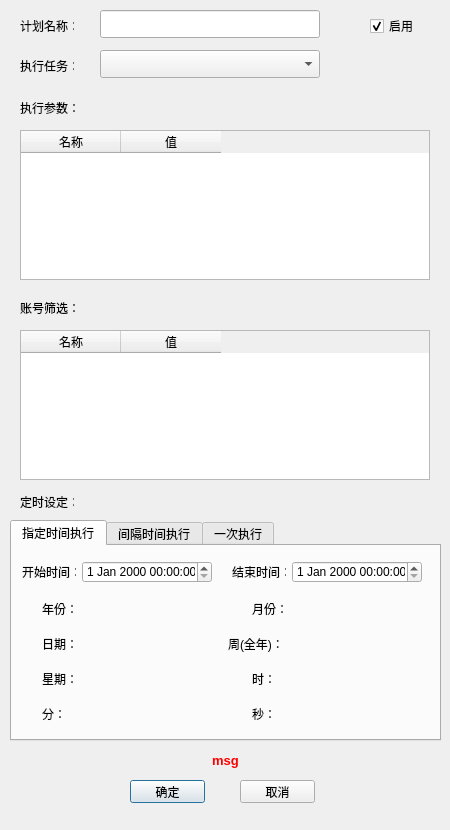
<?xml version="1.0" encoding="UTF-8"?>
<ui version="4.0">
 <class>Dialog</class>
 <widget class="QDialog" name="Dialog">
  <property name="geometry">
   <rect>
    <x>0</x>
    <y>0</y>
    <width>450</width>
    <height>830</height>
   </rect>
  </property>
  <property name="minimumSize">
   <size>
    <width>450</width>
    <height>830</height>
   </size>
  </property>
  <property name="maximumSize">
   <size>
    <width>450</width>
    <height>830</height>
   </size>
  </property>
  <property name="windowTitle">
   <string>任务计划</string>
  </property>
  <widget class="QLabel" name="label">
   <property name="geometry">
    <rect>
     <x>20</x>
     <y>300</y>
     <width>91</width>
     <height>16</height>
    </rect>
   </property>
   <property name="text">
    <string>账号筛选：</string>
   </property>
  </widget>
  <widget class="QLabel" name="label_2">
   <property name="geometry">
    <rect>
     <x>20</x>
     <y>20</y>
     <width>54</width>
     <height>12</height>
    </rect>
   </property>
   <property name="text">
    <string>计划名称：</string>
   </property>
  </widget>
  <widget class="QLineEdit" name="lineEditName">
   <property name="geometry">
    <rect>
     <x>100</x>
     <y>10</y>
     <width>220</width>
     <height>28</height>
    </rect>
   </property>
  </widget>
  <widget class="QCheckBox" name="checkBoxEnable">
   <property name="geometry">
    <rect>
     <x>370</x>
     <y>18</y>
     <width>71</width>
     <height>16</height>
    </rect>
   </property>
   <property name="text">
    <string>启用</string>
   </property>
   <property name="checked">
    <bool>true</bool>
   </property>
  </widget>
  <widget class="QTableWidget" name="tableWidgetAccountParams">
   <property name="geometry">
    <rect>
     <x>20</x>
     <y>330</y>
     <width>410</width>
     <height>150</height>
    </rect>
   </property>
   <column>
    <property name="text">
     <string>名称</string>
    </property>
   </column>
   <column>
    <property name="text">
     <string>值</string>
    </property>
   </column>
  </widget>
  <widget class="QLabel" name="label_3">
   <property name="geometry">
    <rect>
     <x>20</x>
     <y>60</y>
     <width>54</width>
     <height>12</height>
    </rect>
   </property>
   <property name="text">
    <string>执行任务：</string>
   </property>
  </widget>
  <widget class="QComboBox" name="comboBoxTask">
   <property name="geometry">
    <rect>
     <x>100</x>
     <y>50</y>
     <width>220</width>
     <height>28</height>
    </rect>
   </property>
   <property name="styleSheet">
    <string notr="true"/>
   </property>
  </widget>
  <widget class="QLabel" name="labelParams">
   <property name="geometry">
    <rect>
     <x>20</x>
     <y>100</y>
     <width>401</width>
     <height>16</height>
    </rect>
   </property>
   <property name="text">
    <string>执行参数：</string>
   </property>
  </widget>
  <widget class="QTableWidget" name="tableWidgetParams">
   <property name="geometry">
    <rect>
     <x>20</x>
     <y>130</y>
     <width>410</width>
     <height>150</height>
    </rect>
   </property>
   <column>
    <property name="text">
     <string>名称</string>
    </property>
   </column>
   <column>
    <property name="text">
     <string>值</string>
    </property>
   </column>
  </widget>
  <widget class="QLabel" name="label_5">
   <property name="geometry">
    <rect>
     <x>20</x>
     <y>496</y>
     <width>54</width>
     <height>12</height>
    </rect>
   </property>
   <property name="text">
    <string>定时设定：</string>
   </property>
  </widget>
  <widget class="QPushButton" name="btnOk">
   <property name="geometry">
    <rect>
     <x>130</x>
     <y>780</y>
     <width>75</width>
     <height>23</height>
    </rect>
   </property>
   <property name="text">
    <string>确定</string>
   </property>
   <property name="default">
    <bool>true</bool>
   </property>
  </widget>
  <widget class="QPushButton" name="btnCancel">
   <property name="geometry">
    <rect>
     <x>240</x>
     <y>780</y>
     <width>75</width>
     <height>23</height>
    </rect>
   </property>
   <property name="text">
    <string>取消</string>
   </property>
  </widget>
  <widget class="QLabel" name="labelMsg">
   <property name="geometry">
    <rect>
     <x>10</x>
     <y>750</y>
     <width>431</width>
     <height>20</height>
    </rect>
   </property>
   <property name="font">
    <font>
     <pointsize>10</pointsize>
     <weight>75</weight>
     <bold>true</bold>
    </font>
   </property>
   <property name="styleSheet">
    <string notr="true">color: rgb(255, 0, 0);</string>
   </property>
   <property name="text">
    <string>msg</string>
   </property>
   <property name="alignment">
    <set>Qt::AlignCenter</set>
   </property>
  </widget>
  <widget class="QTabWidget" name="tabWidget">
   <property name="geometry">
    <rect>
     <x>10</x>
     <y>520</y>
     <width>431</width>
     <height>221</height>
    </rect>
   </property>
   <property name="currentIndex">
    <number>0</number>
   </property>
   <widget class="QWidget" name="tab">
    <attribute name="title">
     <string>指定时间执行</string>
    </attribute>
    <widget class="QLabel" name="label_14">
     <property name="geometry">
      <rect>
       <x>220</x>
       <y>20</y>
       <width>54</width>
       <height>12</height>
      </rect>
     </property>
     <property name="text">
      <string>结束时间：</string>
     </property>
    </widget>
    <widget class="QLabel" name="label_15">
     <property name="geometry">
      <rect>
       <x>10</x>
       <y>20</y>
       <width>54</width>
       <height>12</height>
      </rect>
     </property>
     <property name="text">
      <string>开始时间：</string>
     </property>
    </widget>
    <widget class="QDateTimeEdit" name="dateTimeStartForCron">
     <property name="geometry">
      <rect>
       <x>70</x>
       <y>15</y>
       <width>130</width>
       <height>22</height>
      </rect>
     </property>
    </widget>
    <widget class="QDateTimeEdit" name="dateTimeEndForCron">
     <property name="geometry">
      <rect>
       <x>280</x>
       <y>15</y>
       <width>130</width>
       <height>22</height>
      </rect>
     </property>
    </widget>
    <widget class="QLabel" name="label_16">
     <property name="geometry">
      <rect>
       <x>30</x>
       <y>55</y>
       <width>31</width>
       <height>16</height>
      </rect>
     </property>
     <property name="text">
      <string>年份：</string>
     </property>
    </widget>
    <widget class="QLabel" name="label_17">
     <property name="geometry">
      <rect>
       <x>240</x>
       <y>55</y>
       <width>31</width>
       <height>16</height>
      </rect>
     </property>
     <property name="text">
      <string>月份：</string>
     </property>
    </widget>
    <widget class="QLabel" name="label_18">
     <property name="geometry">
      <rect>
       <x>30</x>
       <y>90</y>
       <width>31</width>
       <height>16</height>
      </rect>
     </property>
     <property name="text">
      <string>日期：</string>
     </property>
    </widget>
    <widget class="QLabel" name="label_19">
     <property name="geometry">
      <rect>
       <x>216</x>
       <y>90</y>
       <width>61</width>
       <height>16</height>
      </rect>
     </property>
     <property name="text">
      <string>周(全年)：</string>
     </property>
    </widget>
    <widget class="QLabel" name="label_20">
     <property name="geometry">
      <rect>
       <x>30</x>
       <y>125</y>
       <width>31</width>
       <height>16</height>
      </rect>
     </property>
     <property name="text">
      <string>星期：</string>
     </property>
    </widget>
    <widget class="QLabel" name="label_21">
     <property name="geometry">
      <rect>
       <x>240</x>
       <y>125</y>
       <width>31</width>
       <height>16</height>
      </rect>
     </property>
     <property name="text">
      <string>时：</string>
     </property>
    </widget>
    <widget class="QLabel" name="label_22">
     <property name="geometry">
      <rect>
       <x>30</x>
       <y>160</y>
       <width>31</width>
       <height>16</height>
      </rect>
     </property>
     <property name="text">
      <string>分：</string>
     </property>
    </widget>
    <widget class="QLabel" name="label_23">
     <property name="geometry">
      <rect>
       <x>240</x>
       <y>160</y>
       <width>31</width>
       <height>16</height>
      </rect>
     </property>
     <property name="text">
      <string>秒：</string>
     </property>
    </widget>
   </widget>
   <widget class="QWidget" name="tab_2">
    <attribute name="title">
     <string>间隔时间执行</string>
    </attribute>
    <widget class="QDateTimeEdit" name="dateTimeStartForInterval">
     <property name="geometry">
      <rect>
       <x>70</x>
       <y>15</y>
       <width>130</width>
       <height>22</height>
      </rect>
     </property>
    </widget>
    <widget class="QLabel" name="label_10">
     <property name="geometry">
      <rect>
       <x>10</x>
       <y>20</y>
       <width>54</width>
       <height>12</height>
      </rect>
     </property>
     <property name="text">
      <string>开始时间：</string>
     </property>
    </widget>
    <widget class="QLabel" name="label_11">
     <property name="geometry">
      <rect>
       <x>220</x>
       <y>20</y>
       <width>54</width>
       <height>12</height>
      </rect>
     </property>
     <property name="text">
      <string>结束时间：</string>
     </property>
    </widget>
    <widget class="QDateTimeEdit" name="dateTimeEndForInterval">
     <property name="geometry">
      <rect>
       <x>280</x>
       <y>15</y>
       <width>130</width>
       <height>22</height>
      </rect>
     </property>
    </widget>
    <widget class="QLabel" name="label_12">
     <property name="geometry">
      <rect>
       <x>10</x>
       <y>55</y>
       <width>54</width>
       <height>12</height>
      </rect>
     </property>
     <property name="text">
      <string>执行间隔：</string>
     </property>
    </widget>
    <widget class="QLineEdit" name="lineEditInterval">
     <property name="geometry">
      <rect>
       <x>70</x>
       <y>50</y>
       <width>130</width>
       <height>20</height>
      </rect>
     </property>
     <property name="text">
      <string>1</string>
     </property>
     <property name="placeholderText">
      <string/>
     </property>
    </widget>
    <widget class="QLabel" name="label_13">
     <property name="geometry">
      <rect>
       <x>220</x>
       <y>55</y>
       <width>54</width>
       <height>12</height>
      </rect>
     </property>
     <property name="text">
      <string>时间单位：</string>
     </property>
    </widget>
    <widget class="QComboBox" name="comboBoxUnit">
     <property name="geometry">
      <rect>
       <x>280</x>
       <y>50</y>
       <width>130</width>
       <height>20</height>
      </rect>
     </property>
     <item>
      <property name="text">
       <string>周</string>
      </property>
     </item>
     <item>
      <property name="text">
       <string>天</string>
      </property>
     </item>
     <item>
      <property name="text">
       <string>小时</string>
      </property>
     </item>
     <item>
      <property name="text">
       <string>分钟</string>
      </property>
     </item>
     <item>
      <property name="text">
       <string>秒钟</string>
      </property>
     </item>
    </widget>
   </widget>
   <widget class="QWidget" name="tab_3">
    <attribute name="title">
     <string>一次执行</string>
    </attribute>
    <widget class="QDateTimeEdit" name="dateTimeStartForOnce">
     <property name="geometry">
      <rect>
       <x>70</x>
       <y>15</y>
       <width>130</width>
       <height>22</height>
      </rect>
     </property>
    </widget>
    <widget class="QLabel" name="label_9">
     <property name="geometry">
      <rect>
       <x>10</x>
       <y>20</y>
       <width>54</width>
       <height>12</height>
      </rect>
     </property>
     <property name="text">
      <string>执行时间：</string>
     </property>
    </widget>
   </widget>
  </widget>
 </widget>
 <resources/>
 <connections>
  <connection>
   <sender>btnCancel</sender>
   <signal>clicked()</signal>
   <receiver>Dialog</receiver>
   <slot>reject()</slot>
   <hints>
    <hint type="sourcelabel">
     <x>275</x>
     <y>637</y>
    </hint>
    <hint type="destinationlabel">
     <x>383</x>
     <y>604</y>
    </hint>
   </hints>
  </connection>
 </connections>
</ui>
